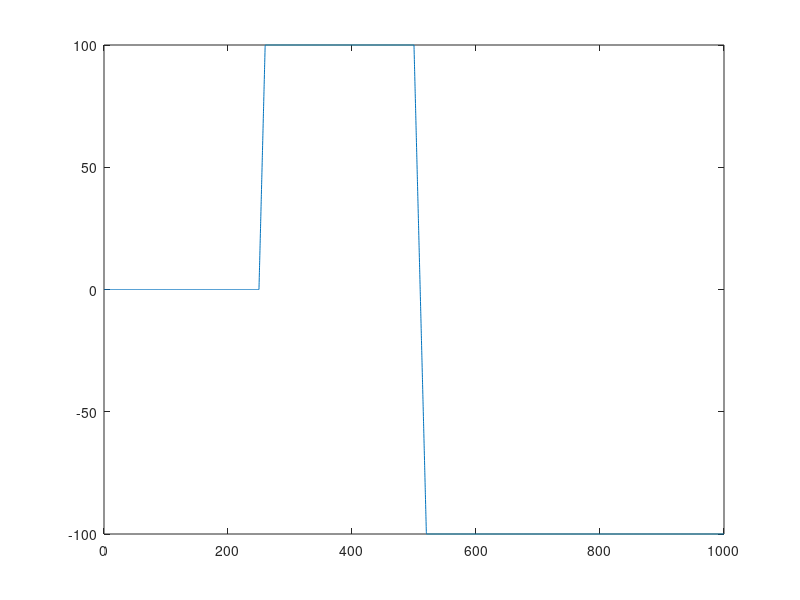

The MATLAB source for this figure:
omega_n = 10;
damp    = 1.0;
lim = deg2rad(10);
A = [0 1; -omega_n^2 -2*damp*omega_n];
B = [0; omega_n^2];
Y = [0; 0];

N = 10000;
ts = linspace(0, 1000, N);
dt = ts(2) - ts(1);
bank = zeros(1,N);

for i=2:N
    if ts(i) > 250 && ts(i) < 500
        u = deg2rad(100);
    elseif ts(i) >= 500
        u = -deg2rad(100);
    else
        u = 0;
    end

    M = 10;
    for j=1:M
        dY = A*Y + B*u;
        dY(1) = max(min(dY(1), lim), -lim);
        Y = Y + dY*(dt/M);
    end
    bank(i) = Y(1);
end

figure
plot(ts, rad2deg(bank))